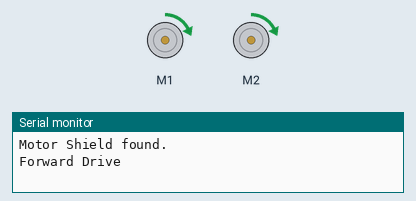
This sketch was run on a simulated Arduino Uno, built with avr-gcc and run on an emulated ATmega328P. On the bench: 2 × DC motor (green arrow = forward, orange = backward, longer = faster), the last lines printed to the serial monitor.

Above: at 0.17 s.
At 8.02 s:
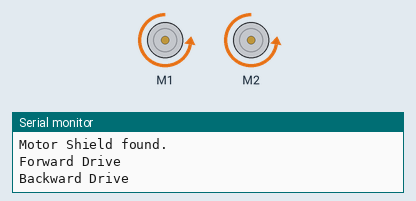
At 15.93 s:
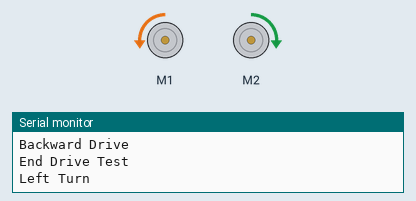
At 39.57 s:
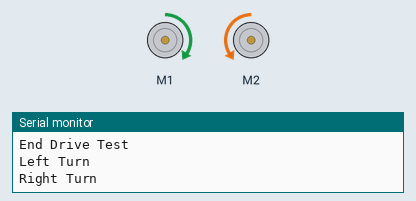
Timing chart, 0 to 40.0 s (numbered marks = the images above):
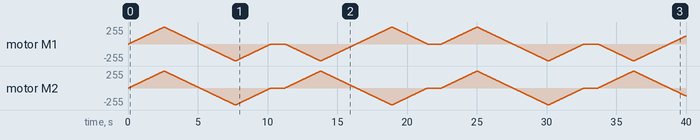

The sketch:

Test_Motors.ino
```cpp
/* Pragash Mohanarajah (C) November 2021. */

/*
This is a test sketch for the Adafruit assembled Motor Shield for Arduino v2
It won't work with v1.x motor shields! Only for the v2's with built in PWM
control

For use with the Adafruit Motor Shield v2
---->	http://www.adafruit.com/products/1438
*/

#include <Adafruit_MotorShield.h>

// Create the motor shield object with the default I2C address
Adafruit_MotorShield AFMS = Adafruit_MotorShield();

// Select and configure port M1
Adafruit_DCMotor *leftMotor = AFMS.getMotor(1);
// Select and configure port M2
Adafruit_DCMotor *rightMotor = AFMS.getMotor(2);

void setup() {
  Serial.begin(9600);           // set up Serial library at 9600 bps
  Serial.println("Adafruit Motor Shield v2.3 Test for DC Motors M1 & M2");

  if (!AFMS.begin()) {         // create with the default frequency 1.6KHz
    Serial.println("Could not find Motor Shield. Check wiring.");
    while (1);
  }
  Serial.println("Motor Shield found.");

  // Set a speed of 150 to start, where 0 is off & 255 is max speed
  leftMotor->setSpeed(150);
  rightMotor->setSpeed(150);
  // Turn on motors
  leftMotor->run(FORWARD);
  rightMotor->run(FORWARD);
  // Turn off motors
  leftMotor->run(RELEASE);
  rightMotor->run(RELEASE);
}

void loop() {
  uint8_t i;

  Serial.println("Forward Drive");
  // Configure both motors to run forwards
  leftMotor->run(FORWARD);
  rightMotor->run(FORWARD);
  // Toggle speed to reach maximum from zero
  for (i=0; i<255; i++) {
    leftMotor->setSpeed(i);
    rightMotor->setSpeed(i);
    delay(10);
  }
  // Toggle speed to reach zero from maximum
  for (i=255; i!=0; i--) {
    leftMotor->setSpeed(i);
    rightMotor->setSpeed(i);
    delay(10);
  }

  Serial.println("Backward Drive");
  // Configure both motors to run backwards
  leftMotor->run(BACKWARD);
  rightMotor->run(BACKWARD);
  // Toggle speed to reach maximum from zero
  for (i=0; i<255; i++) {
    leftMotor->setSpeed(i);
    rightMotor->setSpeed(i);
    delay(10);
  }
  // Toggle speed to reach minimum from zero
  for (i=255; i!=0; i--) {
    leftMotor->setSpeed(i);
    rightMotor->setSpeed(i);
    delay(10);
  }

  Serial.println("End Drive Test");
  // Finish drive test by leaving motors on standby
  leftMotor->run(RELEASE);
  rightMotor->run(RELEASE);
  delay(1000);

  Serial.println("Left Turn");
  // Configure robot to turn left, i.e. anti-clockwise
  // Configure left motor to run backwards
  leftMotor->run(BACKWARD);
  // Configure right motor to run forwards
  rightMotor->run(FORWARD);
  // Toggle speed to reach maximum from zero
  // Turning to 200 max gives a 45 degree turn
  for (i=0; i<255; i++) {
    leftMotor->setSpeed(i);
    rightMotor->setSpeed(i);
    delay(10);
  }
  // Toggle speed to reach zero from maximum
  // Turning to 200 max gives a 45 degree turn
  for (i=255; i!=0; i--) {
    leftMotor->setSpeed(i);
    rightMotor->setSpeed(i);
    delay(10);
  }

  Serial.println("Right Turn");
  // Configure robot to turn right, i.e. clockwise
  // Configure left motor to run forwards
  leftMotor->run(FORWARD);
  // Configure right motor to run backwards
  rightMotor->run(BACKWARD);
  // Toggle speed to reach maximum from zero
  // Turning to 200 max gives a 45 degree turn
  for (i=0; i<255; i++) {
    leftMotor->setSpeed(i);
    rightMotor->setSpeed(i);
    delay(10);
  }
  // Toggle speed to reach zero from maximum
  // Turning to 200 max gives a 45 degree turn
  for (i=255; i!=0; i--) {
    leftMotor->setSpeed(i);
    rightMotor->setSpeed(i);
    delay(10);
  }

  Serial.println("End Turn Test");
  // Finish turn test by leaving motors on standby
  leftMotor->run(RELEASE);
  rightMotor->run(RELEASE);
  delay(1000);
}
```
